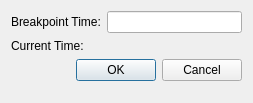
<?xml version="1.0" encoding="UTF-8"?>
<ui version="4.0">
 <class>pqSetBreakpointDialog</class>
 <widget class="QDialog" name="pqSetBreakpointDialog">
  <property name="geometry">
   <rect>
    <x>0</x>
    <y>0</y>
    <width>253</width>
    <height>103</height>
   </rect>
  </property>
  <property name="windowTitle">
   <string>Set Breakpoint</string>
  </property>
  <layout class="QFormLayout" name="formLayout">
   <item row="0" column="0">
    <widget class="QLabel" name="label">
     <property name="text">
      <string>Breakpoint Time:</string>
     </property>
    </widget>
   </item>
   <item row="0" column="1">
    <widget class="QLineEdit" name="BreakpointTime"/>
   </item>
   <item row="1" column="0">
    <widget class="QLabel" name="label_2">
     <property name="text">
      <string>Current Time:</string>
     </property>
    </widget>
   </item>
   <item row="1" column="1">
    <widget class="QLabel" name="CurrentTime">
     <property name="text">
      <string/>
     </property>
    </widget>
   </item>
   <item row="2" column="0" colspan="2">
    <widget class="QDialogButtonBox" name="ButtonBox">
     <property name="orientation">
      <enum>Qt::Horizontal</enum>
     </property>
     <property name="standardButtons">
      <set>QDialogButtonBox::Cancel|QDialogButtonBox::Ok</set>
     </property>
    </widget>
   </item>
  </layout>
 </widget>
 <resources/>
 <connections>
  <connection>
   <sender>ButtonBox</sender>
   <signal>rejected()</signal>
   <receiver>pqSetBreakpointDialog</receiver>
   <slot>reject()</slot>
   <hints>
    <hint type="sourcelabel">
     <x>316</x>
     <y>260</y>
    </hint>
    <hint type="destinationlabel">
     <x>286</x>
     <y>274</y>
    </hint>
   </hints>
  </connection>
 </connections>
</ui>
